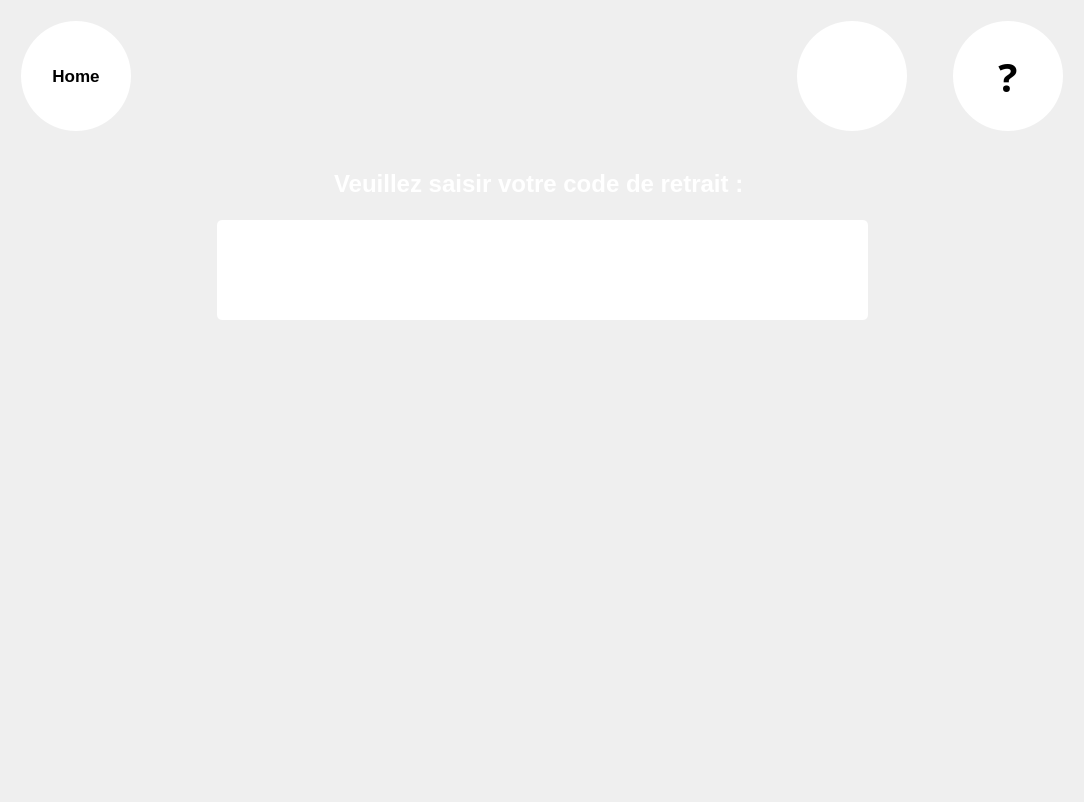
<?xml version="1.0" encoding="UTF-8"?>
<ui version="4.0">
 <class>Customer</class>
 <widget class="QWidget" name="Customer">
  <property name="geometry">
   <rect>
    <x>0</x>
    <y>0</y>
    <width>1084</width>
    <height>802</height>
   </rect>
  </property>
  <property name="minimumSize">
   <size>
    <width>1084</width>
    <height>802</height>
   </size>
  </property>
  <property name="windowTitle">
   <string>Form</string>
  </property>
  <property name="toolTip">
   <string notr="true"/>
  </property>
  <property name="statusTip">
   <string notr="true"/>
  </property>
  <property name="whatsThis">
   <string notr="true"/>
  </property>
  <property name="styleSheet">
   <string notr="true">QToolTip{	
	border:1px white;	
	border-radius:0px;  
	font : 15pt;
	background-color: rgb(114, 114, 114);
	color: rgb(255, 255, 255);	    	
}</string>
  </property>
  <layout class="QGridLayout" name="gridLayout">
   <item row="0" column="0">
    <layout class="QVBoxLayout" name="verticalLayout">
     <property name="margin">
      <number>5</number>
     </property>
     <item>
      <layout class="QHBoxLayout" name="horizontalLayout_4">
       <property name="margin">
        <number>5</number>
       </property>
       <item>
        <widget class="QToolButton" name="B_Home">
         <property name="minimumSize">
          <size>
           <width>110</width>
           <height>110</height>
          </size>
         </property>
         <property name="maximumSize">
          <size>
           <width>110</width>
           <height>110</height>
          </size>
         </property>
         <property name="palette">
          <palette>
           <active>
            <colorrole role="Button">
             <brush brushstyle="SolidPattern">
              <color alpha="255">
               <red>255</red>
               <green>255</green>
               <blue>255</blue>
              </color>
             </brush>
            </colorrole>
            <colorrole role="Base">
             <brush brushstyle="SolidPattern">
              <color alpha="255">
               <red>255</red>
               <green>255</green>
               <blue>255</blue>
              </color>
             </brush>
            </colorrole>
            <colorrole role="Window">
             <brush brushstyle="SolidPattern">
              <color alpha="255">
               <red>255</red>
               <green>255</green>
               <blue>255</blue>
              </color>
             </brush>
            </colorrole>
           </active>
           <inactive>
            <colorrole role="Button">
             <brush brushstyle="SolidPattern">
              <color alpha="255">
               <red>255</red>
               <green>255</green>
               <blue>255</blue>
              </color>
             </brush>
            </colorrole>
            <colorrole role="Base">
             <brush brushstyle="SolidPattern">
              <color alpha="255">
               <red>255</red>
               <green>255</green>
               <blue>255</blue>
              </color>
             </brush>
            </colorrole>
            <colorrole role="Window">
             <brush brushstyle="SolidPattern">
              <color alpha="255">
               <red>255</red>
               <green>255</green>
               <blue>255</blue>
              </color>
             </brush>
            </colorrole>
           </inactive>
           <disabled>
            <colorrole role="Button">
             <brush brushstyle="SolidPattern">
              <color alpha="255">
               <red>255</red>
               <green>255</green>
               <blue>255</blue>
              </color>
             </brush>
            </colorrole>
            <colorrole role="Base">
             <brush brushstyle="SolidPattern">
              <color alpha="255">
               <red>255</red>
               <green>255</green>
               <blue>255</blue>
              </color>
             </brush>
            </colorrole>
            <colorrole role="Window">
             <brush brushstyle="SolidPattern">
              <color alpha="255">
               <red>255</red>
               <green>255</green>
               <blue>255</blue>
              </color>
             </brush>
            </colorrole>
           </disabled>
          </palette>
         </property>
         <property name="font">
          <font>
           <pointsize>13</pointsize>
           <weight>75</weight>
           <bold>true</bold>
          </font>
         </property>
         <property name="styleSheet">
          <string notr="true">QToolButton{
background-color: rgb(255, 255, 255);
border:none;
border-radius:55px;
max-width:110px;
max-height:110px;
min-width:110px;
min-height:110px;
}

QToolButton:pressed{ 
	background-color: #ECF0F1;
}
</string>
         </property>
         <property name="text">
          <string>Home</string>
         </property>
         <property name="icon">
          <iconset resource="Src.qrc">
           <normaloff>:/ImgList/Home</normaloff>:/ImgList/Home</iconset>
         </property>
         <property name="iconSize">
          <size>
           <width>70</width>
           <height>70</height>
          </size>
         </property>
         <property name="toolButtonStyle">
          <enum>Qt::ToolButtonTextUnderIcon</enum>
         </property>
         <property name="autoRaise">
          <bool>true</bool>
         </property>
        </widget>
       </item>
       <item>
        <spacer name="horizontalSpacer_7">
         <property name="orientation">
          <enum>Qt::Horizontal</enum>
         </property>
         <property name="sizeType">
          <enum>QSizePolicy::Expanding</enum>
         </property>
         <property name="sizeHint" stdset="0">
          <size>
           <width>40</width>
           <height>20</height>
          </size>
         </property>
        </spacer>
       </item>
       <item>
        <widget class="QToolButton" name="B_Assistance">
         <property name="font">
          <font>
           <family>Droid Sans Georgian</family>
           <pointsize>30</pointsize>
           <weight>75</weight>
           <bold>true</bold>
          </font>
         </property>
         <property name="toolTip">
          <string/>
         </property>
         <property name="styleSheet">
          <string notr="true">QToolButton{
background-color: rgb(255, 255, 255);
border:none;
border-radius:55px;
max-width:110px;
max-height:110px;
min-width:110px;
min-height:110px;
}

QToolButton:pressed{ 
	background-color: #ECF0F1;
}
QToolTip{
	border:1px white;	
	border-radius:0px;
	font : 15pt;
	background-color: rgb(114, 114, 114);
	color: rgb(255, 255, 255);	    	
}
</string>
         </property>
         <property name="text">
          <string/>
         </property>
         <property name="icon">
          <iconset resource="Src.qrc">
           <normaloff>:/ImgList/BAssistance</normaloff>:/ImgList/BAssistance</iconset>
         </property>
         <property name="iconSize">
          <size>
           <width>70</width>
           <height>70</height>
          </size>
         </property>
         <property name="popupMode">
          <enum>QToolButton::DelayedPopup</enum>
         </property>
         <property name="toolButtonStyle">
          <enum>Qt::ToolButtonIconOnly</enum>
         </property>
         <property name="autoRaise">
          <bool>true</bool>
         </property>
         <property name="arrowType">
          <enum>Qt::NoArrow</enum>
         </property>
        </widget>
       </item>
       <item>
        <spacer name="horizontalSpacer_2">
         <property name="orientation">
          <enum>Qt::Horizontal</enum>
         </property>
         <property name="sizeType">
          <enum>QSizePolicy::Fixed</enum>
         </property>
         <property name="sizeHint" stdset="0">
          <size>
           <width>40</width>
           <height>20</height>
          </size>
         </property>
        </spacer>
       </item>
       <item>
        <widget class="QToolButton" name="B_Help">
         <property name="palette">
          <palette>
           <active>
            <colorrole role="Button">
             <brush brushstyle="SolidPattern">
              <color alpha="255">
               <red>255</red>
               <green>255</green>
               <blue>255</blue>
              </color>
             </brush>
            </colorrole>
            <colorrole role="Base">
             <brush brushstyle="SolidPattern">
              <color alpha="255">
               <red>255</red>
               <green>255</green>
               <blue>255</blue>
              </color>
             </brush>
            </colorrole>
            <colorrole role="Window">
             <brush brushstyle="SolidPattern">
              <color alpha="255">
               <red>255</red>
               <green>255</green>
               <blue>255</blue>
              </color>
             </brush>
            </colorrole>
           </active>
           <inactive>
            <colorrole role="Button">
             <brush brushstyle="SolidPattern">
              <color alpha="255">
               <red>255</red>
               <green>255</green>
               <blue>255</blue>
              </color>
             </brush>
            </colorrole>
            <colorrole role="Base">
             <brush brushstyle="SolidPattern">
              <color alpha="255">
               <red>255</red>
               <green>255</green>
               <blue>255</blue>
              </color>
             </brush>
            </colorrole>
            <colorrole role="Window">
             <brush brushstyle="SolidPattern">
              <color alpha="255">
               <red>255</red>
               <green>255</green>
               <blue>255</blue>
              </color>
             </brush>
            </colorrole>
           </inactive>
           <disabled>
            <colorrole role="Button">
             <brush brushstyle="SolidPattern">
              <color alpha="255">
               <red>255</red>
               <green>255</green>
               <blue>255</blue>
              </color>
             </brush>
            </colorrole>
            <colorrole role="Base">
             <brush brushstyle="SolidPattern">
              <color alpha="255">
               <red>255</red>
               <green>255</green>
               <blue>255</blue>
              </color>
             </brush>
            </colorrole>
            <colorrole role="Window">
             <brush brushstyle="SolidPattern">
              <color alpha="255">
               <red>255</red>
               <green>255</green>
               <blue>255</blue>
              </color>
             </brush>
            </colorrole>
           </disabled>
          </palette>
         </property>
         <property name="font">
          <font>
           <family>Droid Sans Georgian</family>
           <pointsize>30</pointsize>
           <weight>75</weight>
           <bold>true</bold>
          </font>
         </property>
         <property name="styleSheet">
          <string notr="true">QToolButton{
background-color: rgb(255, 255, 255);
border:none;
border-radius:55px;
max-width:110px;
max-height:110px;
min-width:110px;
min-height:110px;
}

QToolButton:pressed{
    background-color: rgb(222,222,222);
	border-width:1px;
    border-radius:50px;
    max-width:100px;
    max-height:100px;
    min-width:100px;
    min-height:100px;
}
</string>
         </property>
         <property name="text">
          <string>?</string>
         </property>
         <property name="popupMode">
          <enum>QToolButton::DelayedPopup</enum>
         </property>
         <property name="toolButtonStyle">
          <enum>Qt::ToolButtonIconOnly</enum>
         </property>
         <property name="autoRaise">
          <bool>true</bool>
         </property>
        </widget>
       </item>
      </layout>
     </item>
     <item>
      <spacer name="verticalSpacer">
       <property name="orientation">
        <enum>Qt::Vertical</enum>
       </property>
       <property name="sizeType">
        <enum>QSizePolicy::MinimumExpanding</enum>
       </property>
       <property name="sizeHint" stdset="0">
        <size>
         <width>20</width>
         <height>1</height>
        </size>
       </property>
      </spacer>
     </item>
     <item>
      <widget class="QLabel" name="label">
       <property name="minimumSize">
        <size>
         <width>651</width>
         <height>50</height>
        </size>
       </property>
       <property name="maximumSize">
        <size>
         <width>545505</width>
         <height>453</height>
        </size>
       </property>
       <property name="font">
        <font>
         <pointsize>18</pointsize>
         <weight>75</weight>
         <bold>true</bold>
        </font>
       </property>
       <property name="styleSheet">
        <string notr="true">color: rgb(255, 255, 255);</string>
       </property>
       <property name="text">
        <string>Veuillez saisir votre code de retrait : </string>
       </property>
       <property name="scaledContents">
        <bool>true</bool>
       </property>
       <property name="alignment">
        <set>Qt::AlignCenter</set>
       </property>
       <property name="textInteractionFlags">
        <set>Qt::NoTextInteraction</set>
       </property>
      </widget>
     </item>
     <item>
      <layout class="QHBoxLayout" name="horizontalLayout">
       <property name="sizeConstraint">
        <enum>QLayout::SetDefaultConstraint</enum>
       </property>
       <property name="margin">
        <number>5</number>
       </property>
       <item>
        <spacer name="horizontalSpacer">
         <property name="orientation">
          <enum>Qt::Horizontal</enum>
         </property>
         <property name="sizeType">
          <enum>QSizePolicy::MinimumExpanding</enum>
         </property>
         <property name="sizeHint" stdset="0">
          <size>
           <width>40</width>
           <height>20</height>
          </size>
         </property>
        </spacer>
       </item>
       <item>
        <widget class="QLineEdit" name="lineEdit">
         <property name="minimumSize">
          <size>
           <width>651</width>
           <height>100</height>
          </size>
         </property>
         <property name="maximumSize">
          <size>
           <width>651</width>
           <height>100</height>
          </size>
         </property>
         <property name="font">
          <font>
           <pointsize>25</pointsize>
          </font>
         </property>
         <property name="focusPolicy">
          <enum>Qt::NoFocus</enum>
         </property>
         <property name="contextMenuPolicy">
          <enum>Qt::NoContextMenu</enum>
         </property>
         <property name="styleSheet">
          <string notr="true">QLineEdit{
background-color: rgb(255, 255, 255);
border-radius:5px;
}
</string>
         </property>
         <property name="inputMethodHints">
          <set>Qt::ImhUppercaseOnly</set>
         </property>
         <property name="frame">
          <bool>false</bool>
         </property>
         <property name="alignment">
          <set>Qt::AlignCenter</set>
         </property>
        </widget>
       </item>
       <item>
        <spacer name="horizontalSpacer_9">
         <property name="orientation">
          <enum>Qt::Horizontal</enum>
         </property>
         <property name="sizeHint" stdset="0">
          <size>
           <width>40</width>
           <height>20</height>
          </size>
         </property>
        </spacer>
       </item>
      </layout>
     </item>
     <item>
      <layout class="QHBoxLayout" name="horizontalLayout_3">
       <property name="margin">
        <number>5</number>
       </property>
       <item>
        <widget class="KeyBoard" name="WKeyBoard" native="true">
         <property name="minimumSize">
          <size>
           <width>999</width>
           <height>428</height>
          </size>
         </property>
         <property name="maximumSize">
          <size>
           <width>999</width>
           <height>428</height>
          </size>
         </property>
         <property name="styleSheet">
          <string notr="true">background-color: rgba(255, 255, 255, 0);</string>
         </property>
        </widget>
       </item>
      </layout>
     </item>
     <item>
      <spacer name="verticalSpacer_2">
       <property name="orientation">
        <enum>Qt::Vertical</enum>
       </property>
       <property name="sizeType">
        <enum>QSizePolicy::MinimumExpanding</enum>
       </property>
       <property name="sizeHint" stdset="0">
        <size>
         <width>20</width>
         <height>1</height>
        </size>
       </property>
      </spacer>
     </item>
    </layout>
   </item>
  </layout>
 </widget>
 <customwidgets>
  <customwidget>
   <class>KeyBoard</class>
   <extends>QWidget</extends>
   <header>keyboard.h</header>
   <container>1</container>
  </customwidget>
 </customwidgets>
 <resources>
  <include location="Src.qrc"/>
 </resources>
 <connections/>
</ui>
